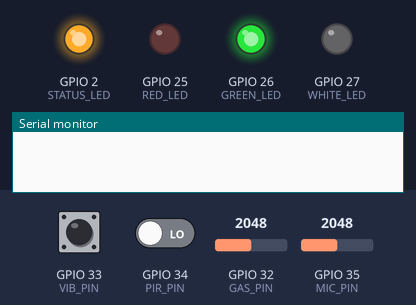
Bench run of a sketch on a simulated ESP32. Shown: output pins drawn as LEDs (lit = HIGH), the last lines printed to the serial monitor. The test bench sets the inputs (shaded band); at power-on: GPIO 32 (GAS_PIN) = 2048, GPIO 33 (VIB_PIN) HIGH, GPIO 34 (PIR_PIN) LOW, GPIO 35 (MIC_PIN) = 2048.

Above: at 0.1 s.
At 1.1 s:
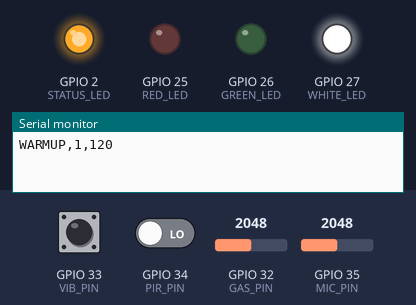
At 40.1 s:
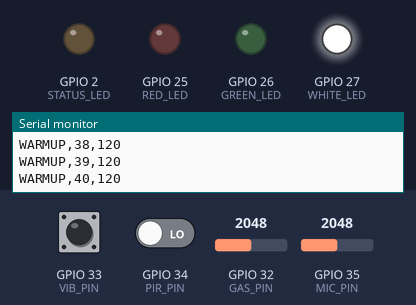
Timing chart, 0 to 41.0 s (numbered marks = the images above):
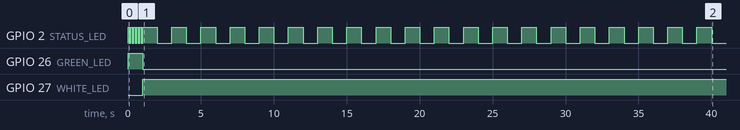

The sketch:

tpsmc_sensor.ino
```cpp
// ================================================================
// TPSMC — ESP32 Sensor Node Firmware
// Reads: PIR, Microphone (MAX9814), MQ-135, SW-420 Vibration
// Sends: Raw CSV over UART to PYNQ-Z2 every 1 second
// Baud: 115200
// ================================================================

// ── Pin Definitions ─────────────────────────────────────────────
#define PIR_PIN        34    // Digital IN  — HC-SR501 output
#define MIC_PIN        35    // Analog  IN  — MAX9814 analog out
#define GAS_PIN        32    // Analog  IN  — MQ-135 analog out
#define VIB_PIN        33    // Digital IN  — SW-420 output
#define STATUS_LED     2     // Built-in LED — blinks on send
#define RED_LED        25    // Demo signal LED: critical/emergency
#define GREEN_LED      26    // Demo signal LED: clear
#define WHITE_LED      27    // Demo signal LED: warning/crowd/pollution
#define PYNQ_RX_PIN    16    // ESP32 RX2  <- PYNQ TX
#define PYNQ_TX_PIN    17    // ESP32 TX2  -> PYNQ RX

// ── Microphone sampling ─────────────────────────────────────────
#define MIC_SAMPLES    50    // Number of samples to average
#define MIC_PEAK_WIN   20    // Samples for peak detection

// ── Gas sensor warmup ───────────────────────────────────────────
#define GAS_WARMUP_MS  120000  // 2 minute warmup (reduce if short on time)

// ── Vibration debounce ──────────────────────────────────────────
#define VIB_DEBOUNCE   500   // ms — ignore repeated triggers within window

// Local demo thresholds. Keep these aligned with tpsmc_bridge.py / FPGA.
#define MIC_SIREN_THRESH     2400
#define MIC_ACCIDENT_THRESH  3300
#define GAS_POLL_THRESH      1800

// ── Global variables ────────────────────────────────────────────
volatile bool     vibrationTriggered = false;
volatile uint32_t lastVibTime        = 0;
bool              warmupDone         = false;
uint32_t          startTime          = 0;

// Microphone rolling buffer for peak detection
int micBuffer[MIC_PEAK_WIN];
int micBufIdx  = 0;
int micPeakVal = 0;

HardwareSerial PynqSerial(2);

void setSignalLeds(bool redOn, bool greenOn, bool whiteOn) {
  digitalWrite(RED_LED, redOn ? HIGH : LOW);
  digitalWrite(GREEN_LED, greenOn ? HIGH : LOW);
  digitalWrite(WHITE_LED, whiteOn ? HIGH : LOW);
}

void updateSignalFromSensors(int pirVal, int micAvg, int micPeak, int gasVal, int vibVal) {
  bool critical = (vibVal == 1) || (micPeak > MIC_ACCIDENT_THRESH) || (micAvg > MIC_SIREN_THRESH);
  bool warning = (gasVal > GAS_POLL_THRESH) || (pirVal == 1);

  if (critical) {
    setSignalLeds(true, false, false);
  } else if (warning) {
    setSignalLeds(false, false, true);
  } else {
    setSignalLeds(false, true, false);
  }
}

// ── Vibration ISR ───────────────────────────────────────────────
void IRAM_ATTR vibISR() {
  uint32_t now = millis();
  if (now - lastVibTime > VIB_DEBOUNCE) {
    vibrationTriggered = true;
    lastVibTime        = now;
  }
}

// ── Setup ───────────────────────────────────────────────────────
void setup() {
  // USB debug UART
  Serial.begin(115200);
  // UART2 to PYNQ-Z2
  PynqSerial.begin(115200, SERIAL_8N1, PYNQ_RX_PIN, PYNQ_TX_PIN);

  // Pin modes
  pinMode(PIR_PIN,    INPUT);
  pinMode(MIC_PIN,    INPUT);
  pinMode(GAS_PIN,    INPUT);
  pinMode(VIB_PIN,    INPUT_PULLUP);
  pinMode(STATUS_LED, OUTPUT);
  pinMode(RED_LED,    OUTPUT);
  pinMode(GREEN_LED,  OUTPUT);
  pinMode(WHITE_LED,  OUTPUT);
  setSignalLeds(false, true, false);

  // Vibration interrupt — triggers on any change
  attachInterrupt(digitalPinToInterrupt(VIB_PIN), vibISR, FALLING);

  // Init mic buffer
  memset(micBuffer, 0, sizeof(micBuffer));

  startTime = millis();

  // Warmup blink pattern
  for (int i = 0; i < 5; i++) {
    digitalWrite(STATUS_LED, HIGH); delay(100);
    digitalWrite(STATUS_LED, LOW);  delay(100);
  }
}

// ── Read microphone — returns smoothed average and peak ─────────
void readMicrophone(int &avgVal, int &peakVal) {
  long sum = 0;
  int  peak = 0;

  for (int i = 0; i < MIC_SAMPLES; i++) {
    int v = analogRead(MIC_PIN);  // 12-bit: 0–4095
    sum += v;
    if (v > peak) peak = v;
    delayMicroseconds(200);
  }

  avgVal = sum / MIC_SAMPLES;

  // Update rolling peak buffer
  micBuffer[micBufIdx] = peak;
  micBufIdx = (micBufIdx + 1) % MIC_PEAK_WIN;

  // Find max in rolling window
  micPeakVal = 0;
  for (int i = 0; i < MIC_PEAK_WIN; i++) {
    if (micBuffer[i] > micPeakVal) micPeakVal = micBuffer[i];
  }
  peakVal = micPeakVal;
}

// ── Read gas sensor — returns smoothed ADC value ────────────────
int readGas() {
  long sum = 0;
  for (int i = 0; i < 10; i++) {
    sum += analogRead(GAS_PIN);
    delay(5);
  }
  return sum / 10;
}

// ── Main loop ───────────────────────────────────────────────────
void loop() {
  // Check warmup
  if (!warmupDone) {
    uint32_t elapsed = millis() - startTime;
    if (elapsed < GAS_WARMUP_MS) {
      // During warmup, send status but mark gas as warming
      // Send warmup packet so PYNQ knows we are alive
      PynqSerial.print("WARMUP,");
      PynqSerial.print(elapsed / 1000);
      PynqSerial.print(",");
      PynqSerial.println(GAS_WARMUP_MS / 1000);
      Serial.print("WARMUP,");
      Serial.print(elapsed / 1000);
      Serial.print(",");
      Serial.println(GAS_WARMUP_MS / 1000);
      digitalWrite(STATUS_LED, !digitalRead(STATUS_LED));
      setSignalLeds(false, false, true);
      delay(1000);
      return;
    }
    warmupDone = true;
  }

  // ── Read all sensors ────────────────────────────────────────
  // 1. PIR (digital)
  int pirVal = digitalRead(PIR_PIN);  // 0 or 1

  // 2. Microphone (analog — average + peak)
  int micAvg, micPeak;
  readMicrophone(micAvg, micPeak);

  // 3. Gas / Air quality (analog)
  int gasVal = readGas();

  // 4. Vibration (interrupt flag)
  int vibVal = 0;
  if (vibrationTriggered) {
    vibVal             = 1;
    vibrationTriggered = false;  // clear flag after reading
  }

  updateSignalFromSensors(pirVal, micAvg, micPeak, gasVal, vibVal);

  // ── Format and send CSV over UART ───────────────────────────
  // Format: DATA,PIR,MIC_AVG,MIC_PEAK,GAS,VIB
  // All values are integers
  // PIR: 0 or 1
  // MIC_AVG: 0–4095
  // MIC_PEAK: 0–4095
  // GAS: 0–4095
  // VIB: 0 or 1

  PynqSerial.print("DATA,");
  PynqSerial.print(pirVal);
  PynqSerial.print(",");
  PynqSerial.print(micAvg);
  PynqSerial.print(",");
  PynqSerial.print(micPeak);
  PynqSerial.print(",");
  PynqSerial.print(gasVal);
  PynqSerial.print(",");
  PynqSerial.println(vibVal);

  Serial.print("DATA,");
  Serial.print(pirVal);
  Serial.print(",");
  Serial.print(micAvg);
  Serial.print(",");
  Serial.print(micPeak);
  Serial.print(",");
  Serial.print(gasVal);
  Serial.print(",");
  Serial.println(vibVal);

  // Blink status LED to show activity
  digitalWrite(STATUS_LED, HIGH);
  delay(50);
  digitalWrite(STATUS_LED, LOW);

  // Wait before next reading (total loop ~1 second)
  delay(900);
}
```

Measured:
- by itself, GPIO 2 (STATUS_LED): goes 4 × (LOW 0.10 s, HIGH 0.10 s), LOW 0.10 s, 19 × (HIGH 1.0 s, LOW 1.0 s), HIGH 1.0 s, then LOW
- by itself, GPIO 26 (GREEN_LED): HIGH → LOW at 1.0 s
- by itself, GPIO 27 (WHITE_LED): LOW → HIGH at 1.0 s
